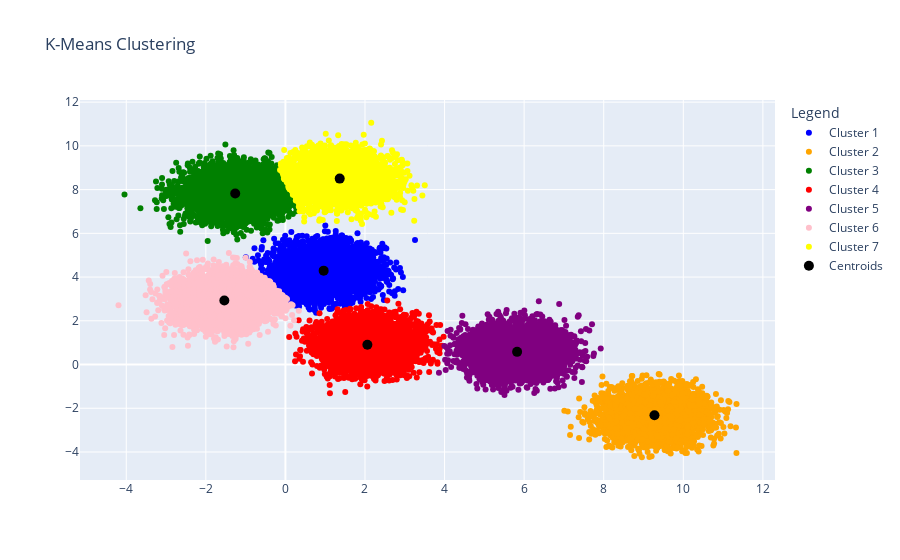

This figure's notebook cell:
### Code cell
# --- Training--- 
centroid_dict, cluster_dict, epoch = model.train(centroid_dict, cluster_dict, X)

# --- Plotting Results --- 
viz.kmeans_plot_blobs()

### Figure 1 — Plotly figure (JSON) as saved in the notebook; plotly's stock layout.template omitted (floating-point values rounded to 4 significant figures; data arrays with more than 128 entries replaced by an {"elided": "..."} marker saying what was removed)
{"data": [{"marker": {"color": "blue"}, "mode": "markers", "name": "Cluster 1", "type": "scatter", "x": {"elided": "4585 float values"}, "y": {"elided": "4585 float values"}}, {"marker": {"color": "orange"}, "mode": "markers", "name": "Cluster 2", "type": "scatter", "x": {"elided": "4570 float values"}, "y": {"elided": "4570 float values"}}, {"marker": {"color": "green"}, "mode": "markers", "name": "Cluster 3", "type": "scatter", "x": {"elided": "4561 float values"}, "y": {"elided": "4561 float values"}}, {"marker": {"color": "red"}, "mode": "markers", "name": "Cluster 4", "type": "scatter", "x": {"elided": "4571 float values"}, "y": {"elided": "4571 float values"}}, {"marker": {"color": "purple"}, "mode": "markers", "name": "Cluster 5", "type": "scatter", "x": {"elided": "4569 float values"}, "y": {"elided": "4569 float values"}}, {"marker": {"color": "pink"}, "mode": "markers", "name": "Cluster 6", "type": "scatter", "x": {"elided": "4564 float values"}, "y": {"elided": "4564 float values"}}, {"marker": {"color": "yellow"}, "mode": "markers", "name": "Cluster 7", "type": "scatter", "x": {"elided": "4580 float values"}, "y": {"elided": "4580 float values"}}, {"marker": {"color": "black", "size": 10}, "mode": "markers", "name": "Centroids", "type": "scatter", "x": [0.9614, 9.276, -1.262, 2.06, 5.823, -1.535, 1.365], "y": [4.294, -2.32, 7.823, 0.9009, 0.5794, 2.924, 8.502]}], "layout": {"legend": {"title": {"text": "Legend"}}, "title": {"text": "K-Means Clustering"}}}
